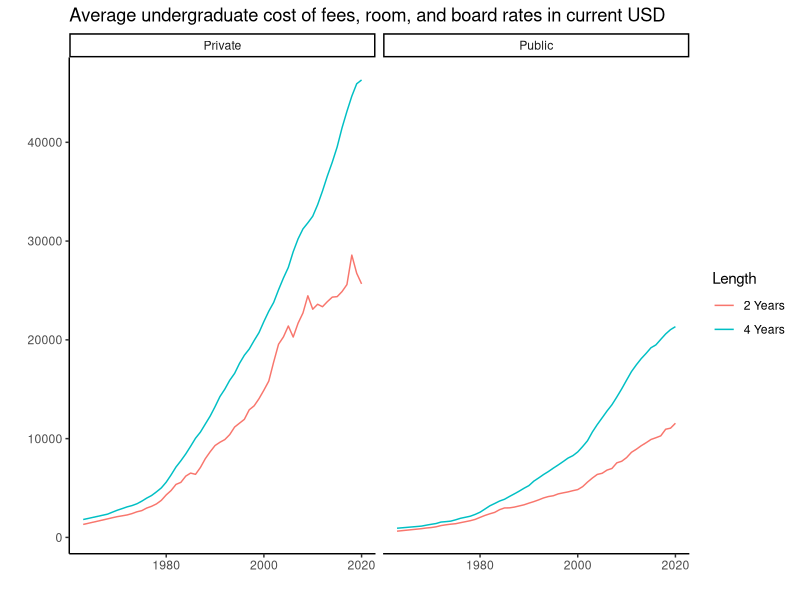
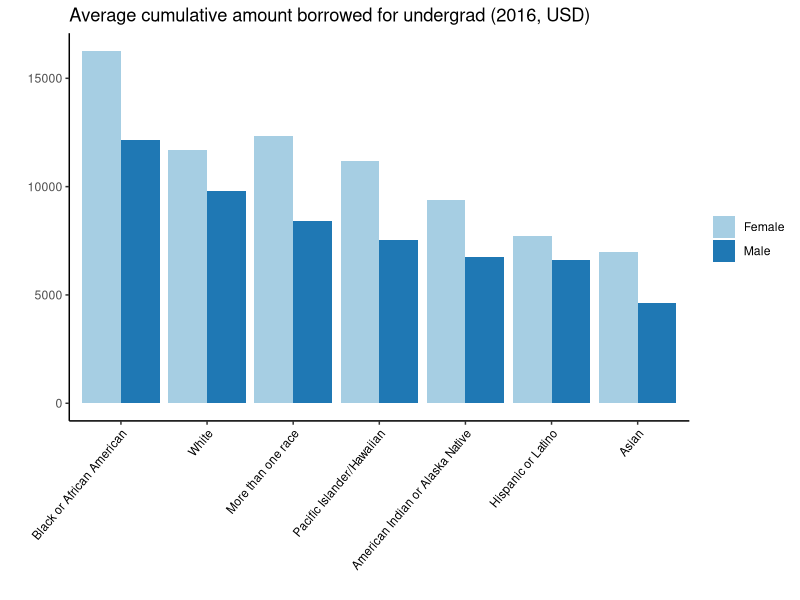
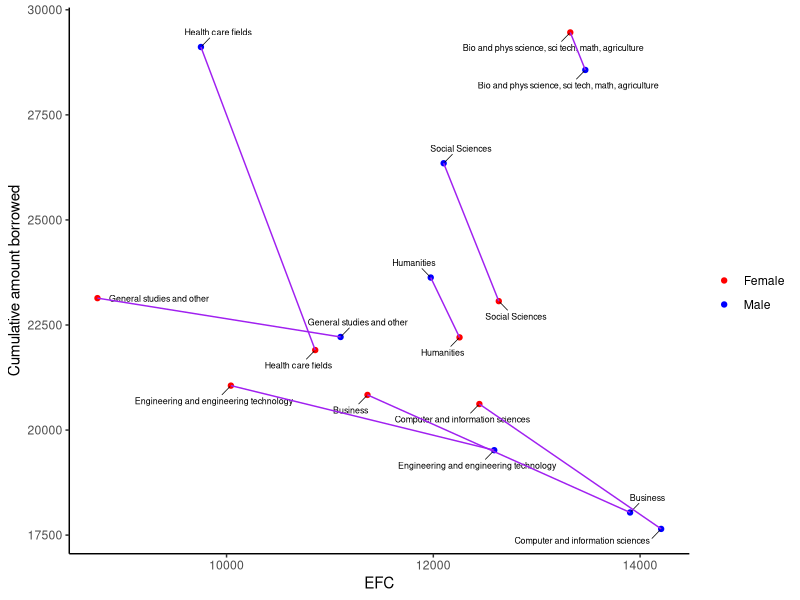

R code for these plots, in order: (Note: this script raises an error after producing the figures.)
## ---- chunk 1
knitr::opts_chunk$set(echo = TRUE, message = FALSE, warning = FALSE)
## ---- chunk 2
library(tidyverse)
library(ggplot2)
library(lubridate)
library(ggrepel)
library(readxl)
## ---- chunk 3
tuition_cost <- read_excel("FP3/college_cost_over_time.xls", sheet = "Sheet1")
#head(tuition_cost)

tuition_cost %>% 
  ggplot(aes(x = Year, y = Amount, color = Length)) +
  geom_line() +
  facet_wrap(~Type) +
  theme_classic() +
  labs(title = "Average undergraduate cost of fees, room, and board rates in current USD", x = "", y = "")
## ---- chunk 4
data <- read_csv("11_8_data.csv")
explorerace <- read_csv("10_efc_borrow_race.csv")
exploregender <- read_csv("10_efc_borrow_gender.csv")
## ---- chunk 5
Cum_amt_borrowed_2016 <- read_excel("FP3/amt_borrowed.xlsx", sheet = "Sheet1")

Cum_amt_borrowed_2016 %>% 
  ggplot(aes(x = fct_reorder(Race, Amount, .desc = T), y = Amount, fill = Gender)) +
  geom_bar(stat="identity", position = position_dodge()) +
  theme_classic() +
  theme(axis.text.x = element_text(angle = 50, vjust = 1, hjust=1, size = 8.5, color = "black")) +
  scale_fill_brewer(palette = "Paired") +
  labs(x = "", y = "", fill = "", title = "Average cumulative amount borrowed for undergrad (2016, USD)")
## ---- chunk 6
male <- exploregender %>%
  select(field,efc_m,borr_m) %>%
  mutate(gender = "m")
  colnames(male) <- c("field","efc","borr","gender")
female <- exploregender %>%
  select(field,efc_f,borr_f) %>%
  mutate(gender = "f")
  colnames(female) <- c("field","efc","borr","gender")
final <- rbind(male,female)
final$efc <- extract_numeric(final$efc)

final %>% 
  filter(field != "Education") %>% 
  ggplot(aes(x=efc,y=borr,color=gender, group=field)) + 
    geom_point() +
    geom_text_repel(aes(label=field),
                  size=2.25,
                  box.padding = 0.5,
                  segment.size = 0.25,
                  color = "black") +
    geom_line(color="purple") +
    scale_color_manual(labels=c("Female", "Male"), values = c("red", "blue")) +
    labs(color="", x = "EFC", y = "Cumulative amount borrowed") +
    theme_classic()
## ---- chunk 7
wider <- final %>%
    pivot_wider(names_from=gender,values_from=c(efc,borr),values_fill=0,names_sort=TRUE)

wider <- wider %>%
  mutate(change_efc = (pmax(efc_f,efc_m)-pmin(efc_f,efc_m))/pmin(efc_f,efc_m),change_borr = (pmax(borr_f,borr_m)-pmin(borr_f,borr_m))/pmin(borr_f,borr_m))%>%
    mutate(elasticity = change_efc/change_borr)%>%
  mutate(borr_more = case_when(borr_m>borr_f ~ 'm',
  borr_m<borr_f ~ 'f'))

wider1 <- wider %>%
  mutate(mid_efc=(efc_f+efc_m)/2,mid_borr=(borr_f+borr_m)/2) %>% mutate(elasticity=((efc_f-efc_m)/(mid_efc))/((borr_f-borr_m)/(mid_borr)))%>%
  mutate(borr_more = case_when(borr_m>borr_f ~ 'm',
  borr_m<borr_f ~ 'f'))%>%
  arrange(elasticity)

tab<-wider1%>%
  select(field,elasticity,borr_more)
## ---- chunk 8
tabl <- "
| Field         | Elasticity    | Who borrows more  |
|---------------|:--------------|:--------------------------|
Social Sciences |	-0.3247039 |	Males	 |	
Bio and phys science, sci tech, math, agriculture |	-0.3528085 |	Females	|
Humanities |	-0.3702545 |	Males	|	
Health care fields |	-0.3794884 |	Males		|
Computer and information sciences	| -0.8496284 |	Females	|	
Business |	-1.3969944 |	Females		|
Engineering and engineering technology |	-2.9719174 |	Females	|	
| General studies and other |	-5.8112563 |	Females	|
"
cat(tabl)
## ---- chunk 9
data <- readxl::read_xlsx("11_8_data.xlsx", sheet = "salary")
conf_int <- readxl::read_xlsx("11_8_data.xlsx", sheet = "confidence_intervals")

data %>% 
  ggplot() +
  geom_bar(aes(x = fct_reorder(`Field of study: undergraduate (23 categories)`, `Primary job: Annualized salary, 2012`, .desc = T), y = `Primary job: Annualized salary, 2012`), stat = "identity", fill = "skyblue", alpha = 0.7) +
  geom_errorbar(aes(x = `Field of study: undergraduate (23 categories)`, ymin=`CI_low`, ymax=`CI_high`), width=0.4, colour="orange", alpha=0.9, size=1) +
  theme_classic() +
  theme(axis.text.x = element_text(angle = 52, vjust = 1, hjust=1, size = 5.5, color = "black")) +
  labs(x = "Field of Study, 2008", y = "Salary, 2012")
## ---- chunk 10
salary_by_major_2018 <- read_excel("FP3/salary_by_major_0818.xlsx")
#head(salary_by_major_2018)

salary_by_major_2018 %>% 
  filter(`Field of study: undergraduate (10 categories)` != "Undeclared") %>% 
  ggplot(aes(x = fct_reorder(`Field of study: undergraduate (10 categories)`, `Current job, as of B&B:08/18 interview: Annualized salary`, .desc = T), y = `Current job, as of B&B:08/18 interview: Annualized salary`)) +
  geom_bar(stat="identity", fill = "#69b3a2") +
  theme_classic() +
  theme(axis.text.x = element_text(angle = 60, vjust = 1, hjust=1, size = 7, color = "black")) +
  labs(x = "Undergraduate Field of Study, 2008", y = "Current Job Salary in 2018", title = "")
